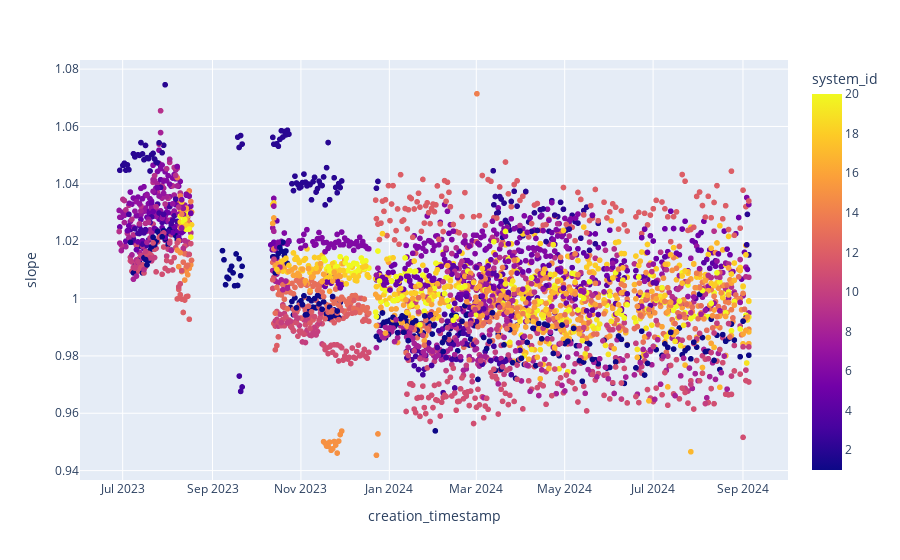
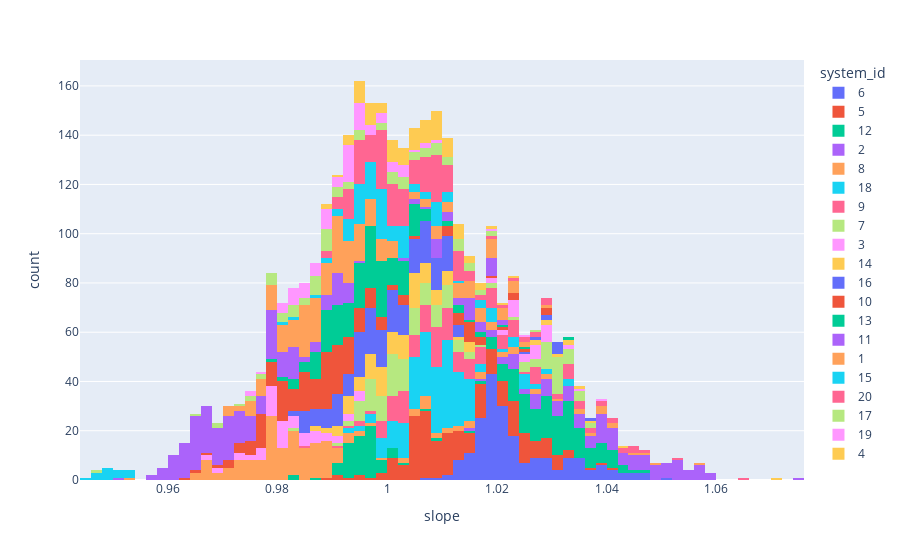
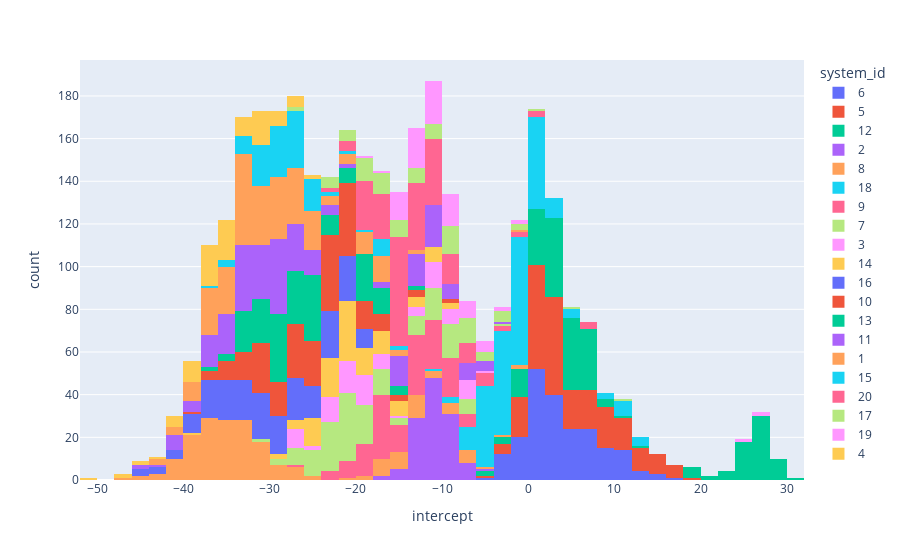

Notebook code cell kept with these figures, in order:
### Code cell
fig = px.scatter(df_slope_intercept.filter((pl.col("slope") > 0.7) & (pl.col("slope") < 1.1)), x="creation_timestamp", y = "slope", color = "system_id")
fig.show()
fig = px.histogram(df_slope_intercept.filter((pl.col("slope") > 0.7) & (pl.col("slope") < 1.1)), x="slope", color = "system_id")
fig.show()
fig = px.histogram(df_slope_intercept.filter((pl.col("intercept") < 100) & (pl.col("intercept") > -100)), x="intercept", color = "system_id")
fig.show()

### Figure 1 — Plotly figure (JSON) as saved in the notebook; plotly's stock layout.template omitted (floating-point values rounded to 4 significant figures; data arrays with more than 128 entries replaced by an {"elided": "..."} marker saying what was removed)
{"data": [{"hovertemplate": "creation_timestamp=%{x}<br>slope=%{y}<br>system_id=%{marker.color}<extra></extra>", "legendgroup": "", "marker": {"color": {"elided": "3410 int values"}, "coloraxis": "coloraxis", "symbol": "circle"}, "mode": "markers", "name": "", "showlegend": false, "type": "scattergl", "x": {"elided": "3410 str values"}, "xaxis": "x", "y": {"elided": "3410 float values"}, "yaxis": "y"}], "layout": {"coloraxis": {"colorbar": {"title": {"text": "system_id"}}, "colorscale": [[0, "#0d0887"], [0.1111, "#46039f"], [0.2222, "#7201a8"], [0.3333, "#9c179e"], [0.4444, "#bd3786"], [0.5556, "#d8576b"], [0.6667, "#ed7953"], [0.7778, "#fb9f3a"], [0.8889, "#fdca26"], [1, "#f0f921"]]}, "legend": {"tracegroupgap": 0}, "margin": {"t": 60}, "xaxis": {"anchor": "y", "domain": [0, 1], "title": {"text": "creation_timestamp"}}, "yaxis": {"anchor": "x", "domain": [0, 1], "title": {"text": "slope"}}}}

### Figure 2 — Plotly figure (JSON) as saved in the notebook; plotly's stock layout.template omitted (floating-point values rounded to 4 significant figures; data arrays with more than 128 entries replaced by an {"elided": "..."} marker saying what was removed)
{"data": [{"alignmentgroup": "True", "bingroup": "x", "hovertemplate": "system_id=6<br>slope=%{x}<br>count=%{y}<extra></extra>", "legendgroup": "6", "marker": {"color": "#636efa", "pattern": {"shape": ""}}, "name": "6", "offsetgroup": "6", "orientation": "v", "showlegend": true, "type": "histogram", "x": {"elided": "210 float values"}, "xaxis": "x", "yaxis": "y"}, {"alignmentgroup": "True", "bingroup": "x", "hovertemplate": "system_id=5<br>slope=%{x}<br>count=%{y}<extra></extra>", "legendgroup": "5", "marker": {"color": "#EF553B", "pattern": {"shape": ""}}, "name": "5", "offsetgroup": "5", "orientation": "v", "showlegend": true, "type": "histogram", "x": {"elided": "217 float values"}, "xaxis": "x", "yaxis": "y"}, {"alignmentgroup": "True", "bingroup": "x", "hovertemplate": "system_id=12<br>slope=%{x}<br>count=%{y}<extra></extra>", "legendgroup": "12", "marker": {"color": "#00cc96", "pattern": {"shape": ""}}, "name": "12", "offsetgroup": "12", "orientation": "v", "showlegend": true, "type": "histogram", "x": {"elided": "220 float values"}, "xaxis": "x", "yaxis": "y"}, {"alignmentgroup": "True", "bingroup": "x", "hovertemplate": "system_id=2<br>slope=%{x}<br>count=%{y}<extra></extra>", "legendgroup": "2", "marker": {"color": "#ab63fa", "pattern": {"shape": ""}}, "name": "2", "offsetgroup": "2", "orientation": "v", "showlegend": true, "type": "histogram", "x": [1.053, 1.054, 1.049, 1.038, 1.04, 1.041, 1.035, 1.026, 1.034, 1.027, 1.024, 1.029, 1.023, 1.056, 1.05, 1.057, 1.053, 1.049, 1.045, 1.051, 1.041, 1.037, 1.042, 1.025, 1.024, 1.027, 1.045, 1.022, 1.029, 1.034, 1.057, 1.047, 1.054, 1.044, 1.04, 1.043, 1.04, 1.03, 1.036, 1.029, 1.032, 1.054, 1.058, 1.057, 1.046, 1.05, 1.056, 1.053, 1.04, 1.042, 1.039, 1.038, 1.021, 1.036, 1.026, 1.021, 1.031, 1.015, 1.075, 1.056, 1.039, 1.04, 1.039, 1.043, 1.041, 1.033, 1.034, 1.032, 1.031, 1.031, 1.029, 1.05, 1.047, 1.046, 1.054, 1.045, 1.053, 1.054, 1.048, 1.048, 1.045, 1.033, 1.034, 1.046, 1.039, 1.042, 1.037, 1.033, 1.024, 1.023, 1.02, 1.024, 1.051, 1.059, 1.056, 1.054, 1.05, 1.047, 1.05, 1.039, 1.034, 1.041, 1.04, 1.041, 1.037, 1.027, 1.037, 1.017, 1.031, 1.03, 1.059, 1.049, 1.049, 1.054, 1.038, 1.04, 1.04, 1.039, 1.03, 1.019, 1.026, 1.019, 1.024, 1.029], "xaxis": "x", "yaxis": "y"}, {"alignmentgroup": "True", "bingroup": "x", "hovertemplate": "system_id=8<br>slope=%{x}<br>count=%{y}<extra></extra>", "legendgroup": "8", "marker": {"color": "#FFA15A", "pattern": {"shape": ""}}, "name": "8", "offsetgroup": "8", "orientation": "v", "showlegend": true, "type": "histogram", "x": {"elided": "203 float values"}, "xaxis": "x", "yaxis": "y"}, {"alignmentgroup": "True", "bingroup": "x", "hovertemplate": "system_id=18<br>slope=%{x}<br>count=%{y}<extra></extra>", "legendgroup": "18", "marker": {"color": "#19d3f3", "pattern": {"shape": ""}}, "name": "18", "offsetgroup": "18", "orientation": "v", "showlegend": true, "type": "histogram", "x": {"elided": "217 float values"}, "xaxis": "x", "yaxis": "y"}, {"alignmentgroup": "True", "bingroup": "x", "hovertemplate": "system_id=9<br>slope=%{x}<br>count=%{y}<extra></extra>", "legendgroup": "9", "marker": {"color": "#FF6692", "pattern": {"shape": ""}}, "name": "9", "offsetgroup": "9", "orientation": "v", "showlegend": true, "type": "histogram", "x": {"elided": "162 float values"}, "xaxis": "x", "yaxis": "y"}, {"alignmentgroup": "True", "bingroup": "x", "hovertemplate": "system_id=7<br>slope=%{x}<br>count=%{y}<extra></extra>", "legendgroup": "7", "marker": {"color": "#B6E880", "pattern": {"shape": ""}}, "name": "7", "offsetgroup": "7", "orientation": "v", "showlegend": true, "type": "histogram", "x": {"elided": "160 float values"}, "xaxis": "x", "yaxis": "y"}, {"alignmentgroup": "True", "bingroup": "x", "hovertemplate": "system_id=3<br>slope=%{x}<br>count=%{y}<extra></extra>", "legendgroup": "3", "marker": {"color": "#FF97FF", "pattern": {"shape": ""}}, "name": "3", "offsetgroup": "3", "orientation": "v", "showlegend": true, "type": "histogram", "x": [1.029, 1.029, 0.9814, 0.9734, 0.9789, 0.9735, 0.9815, 0.9945, 0.9848, 0.9844, 0.9688, 1.027, 1.023, 0.9672, 0.9754, 0.9786, 0.9811, 0.9788, 0.9816, 0.98, 0.9878, 0.9908, 0.9921, 1.033, 1.027, 1.019, 1.021, 0.9692, 0.9787, 0.9857, 0.9909, 0.9945, 0.9806, 0.9788, 1.027, 1.024, 1.019, 0.9845, 0.9883, 0.9804, 0.9786, 0.9872, 0.9788, 1.032, 1.029, 1.023, 1.02, 1.024, 1.023, 1.023, 0.973, 0.9882, 0.9831, 0.9798, 0.9771, 0.992, 0.9842, 0.9905, 1.03, 1.035, 1.028, 1.029, 1.024, 0.9793, 0.9752, 0.9775, 0.9834, 0.9782, 0.984, 0.9865, 0.9819, 0.9818, 1.039, 1.027, 1.024, 0.9676, 0.9802, 0.9829, 0.9819, 0.9772, 0.9942, 0.9875, 0.9794, 0.9839, 1.029, 1.027, 1.026, 1.024, 1.023, 0.9888, 0.9767, 0.9766, 0.9784, 0.9945, 0.9879, 0.9921], "xaxis": "x", "yaxis": "y"}, {"alignmentgroup": "True", "bingroup": "x", "hovertemplate": "system_id=14<br>slope=%{x}<br>count=%{y}<extra></extra>", "legendgroup": "14", "marker": {"color": "#FECB52", "pattern": {"shape": ""}}, "name": "14", "offsetgroup": "14", "orientation": "v", "showlegend": true, "type": "histogram", "x": [1.038, 1.033, 1.007, 0.9906, 1.006, 1.006, 1.002, 0.9998, 1.005, 1.01, 0.9999, 1.003, 0.9979, 1.001, 1.003, 1.007, 0.9893, 0.9997, 0.9935, 0.9961, 0.9864, 1.007, 1.01, 1.006, 1.005, 1.007, 1.002, 1.001, 0.9992, 1.004, 1.031, 1.029, 1.071, 1.01, 1.009, 0.9932, 1.007, 1.007, 0.9972, 0.9936, 1.003, 0.9899, 0.9961, 1.042, 1.026, 1.008, 0.9974, 1.009, 1.015, 1.005, 0.9988, 0.9992, 1.011, 1.036, 0.9903, 0.9918, 1.001, 1.006, 1.004, 1.001, 1.001, 1.001, 1.004, 0.9948, 0.9907, 0.9986, 0.9947, 1.005, 0.9943, 1.005, 0.9987, 1.004, 0.9937, 1.01, 1.002, 1.011, 1.006, 0.9986, 1.0, 1.027, 1.0, 1.007, 0.9867, 0.9997, 0.9935, 0.9952, 0.9957, 1.01, 1.011, 1.005, 0.9963, 0.999, 0.9933, 1.004, 1.004, 1.014, 1.006, 1.034, 1.029, 0.9968, 1.003, 1.016, 0.9948, 0.9967, 1.013, 1.014, 0.9977, 1.005, 0.9976, 0.9937, 1.009, 1.002], "xaxis": "x", "yaxis": "y"}, {"alignmentgroup": "True", "bingroup": "x", "hovertemplate": "system_id=16<br>slope=%{x}<br>count=%{y}<extra></extra>", "legendgroup": "16", "marker": {"color": "#636efa", "pattern": {"shape": ""}}, "name": "16", "offsetgroup": "16", "orientation": "v", "showlegend": true, "type": "histogram", "x": {"elided": "202 float values"}, "xaxis": "x", "yaxis": "y"}, {"alignmentgroup": "True", "bingroup": "x", "hovertemplate": "system_id=10<br>slope=%{x}<br>count=%{y}<extra></extra>", "legendgroup": "10", "marker": {"color": "#EF553B", "pattern": {"shape": ""}}, "name": "10", "offsetgroup": "10", "orientation": "v", "showlegend": true, "type": "histogram", "x": {"elided": "211 float values"}, "xaxis": "x", "yaxis": "y"}, {"alignmentgroup": "True", "bingroup": "x", "hovertemplate": "system_id=13<br>slope=%{x}<br>count=%{y}<extra></extra>", "legendgroup": "13", "marker": {"color": "#00cc96", "pattern": {"shape": ""}}, "name": "13", "offsetgroup": "13", "orientation": "v", "showlegend": true, "type": "histogram", "x": {"elided": "189 float values"}, "xaxis": "x", "yaxis": "y"}, {"alignmentgroup": "True", "bingroup": "x", "hovertemplate": "system_id=11<br>slope=%{x}<br>count=%{y}<extra></extra>", "legendgroup": "11", "marker": {"color": "#ab63fa", "pattern": {"shape": ""}}, "name": "11", "offsetgroup": "11", "orientation": "v", "showlegend": true, "type": "histogram", "x": {"elided": "254 float values"}, "xaxis": "x", "yaxis": "y"}, {"alignmentgroup": "True", "bingroup": "x", "hovertemplate": "system_id=1<br>slope=%{x}<br>count=%{y}<extra></extra>", "legendgroup": "1", "marker": {"color": "#FFA15A", "pattern": {"shape": ""}}, "name": "1", "offsetgroup": "1", "orientation": "v", "showlegend": true, "type": "histogram", "x": {"elided": "241 float values"}, "xaxis": "x", "yaxis": "y"}, {"alignmentgroup": "True", "bingroup": "x", "hovertemplate": "system_id=15<br>slope=%{x}<br>count=%{y}<extra></extra>", "legendgroup": "15", "marker": {"color": "#19d3f3", "pattern": {"shape": ""}}, "name": "15", "offsetgroup": "15", "orientation": "v", "showlegend": true, "type": "histogram", "x": [1.011, 1.012, 0.9501, 0.995, 0.9987, 0.9981, 1.004, 1.01, 1.003, 0.992, 0.9989, 1.004, 0.9966, 1.01, 1.008, 0.9486, 0.95, 0.9526, 0.9972, 0.9946, 0.9955, 0.9919, 1.003, 0.9928, 0.9976, 0.9963, 0.9937, 1.016, 0.999, 0.9976, 0.9994, 0.9976, 0.9985, 0.992, 1.008, 0.9951, 0.9981, 1.004, 1.007, 0.9971, 0.9528, 0.9837, 0.9924, 0.9965, 0.9999, 0.9916, 0.9953, 0.9988, 1.003, 0.9489, 0.9501, 0.995, 0.9982, 0.9994, 0.9817, 0.9961, 0.9884, 1.002, 0.9982, 0.9976, 0.998, 0.9538, 0.9977, 1.007, 1.002, 1.012, 0.9922, 0.9861, 1.003, 0.9945, 0.9956, 0.9949, 1.001, 1.001, 0.9989, 1.003, 1.003, 1.006, 1.011, 0.9485, 0.9496, 0.9995, 0.995, 0.995, 0.9926, 0.9937, 0.9975, 1.009, 0.9987, 1.006, 0.9941, 0.9881, 1.017, 1.01, 1.009, 0.9471, 0.9476, 0.9929, 1.004, 1.002, 0.9974, 1.005, 0.9952, 0.9951, 1.008, 1.002, 0.9983, 1.009, 1.0, 0.9981, 1.009, 1.016, 0.9461, 0.9503, 0.9454, 1.01, 0.9983, 0.994, 0.9935, 0.9973, 0.9954, 1.002, 1.003, 1.001, 0.9968, 0.999], "xaxis": "x", "yaxis": "y"}, {"alignmentgroup": "True", "bingroup": "x", "hovertemplate": "system_id=20<br>slope=%{x}<br>count=%{y}<extra></extra>", "legendgroup": "20", "marker": {"color": "#FF6692", "pattern": {"shape": ""}}, "name": "20", "offsetgroup": "20", "orientation": "v", "showlegend": true, "type": "histogram", "x": {"elided": "187 float values"}, "xaxis": "x", "yaxis": "y"}, {"alignmentgroup": "True", "bingroup": "x", "hovertemplate": "system_id=17<br>slope=%{x}<br>count=%{y}<extra></extra>", "legendgroup": "17", "marker": {"color": "#B6E880", "pattern": {"shape": ""}}, "name": "17", "offsetgroup": "17", "orientation": "v", "showlegend": true, "type": "histogram", "x": [0.9801, 0.99, 0.9902, 1.007, 0.9692, 0.9858, 0.9948, 0.9856, 1.015, 1.003, 1.027, 1.005, 1.012, 0.9892, 1.016, 0.9842, 1.017, 1.005, 0.9999, 0.9897, 0.9987, 1.007, 0.9811, 0.9884, 0.9768, 0.9865, 0.9861, 1.002, 1.019, 1.01, 0.9952, 0.9905, 0.9781, 0.9864, 0.9466, 0.9955, 0.9892, 1.009, 0.9873, 0.989, 1.009, 1.007, 1.014, 0.9796, 0.9794, 0.9889, 1.019, 0.9938, 1.009, 0.9821, 1.003, 0.9988, 0.9829, 0.9959, 0.9795, 1.013, 0.976, 0.9691, 0.987, 0.983, 0.9877, 0.9771, 1.013, 1.018, 0.9817, 1.003, 0.9788, 0.9921, 1.002, 0.9643, 0.98, 0.988, 0.983, 0.9756, 0.9825, 0.9874, 1.012, 0.9903, 1.01, 1.005, 1.002, 0.992, 1.012, 1.002, 1.006, 1.001, 0.9871, 1.01, 1.011, 0.972, 1.0, 1.015, 0.9894, 0.9939, 1.003], "xaxis": "x", "yaxis": "y"}, {"alignmentgroup": "True", "bingroup": "x", "hovertemplate": "system_id=19<br>slope=%{x}<br>count=%{y}<extra></extra>", "legendgroup": "19", "marker": {"color": "#FF97FF", "pattern": {"shape": ""}}, "name": "19", "offsetgroup": "19", "orientation": "v", "showlegend": true, "type": "histogram", "x": [0.9895, 0.9941, 0.9979, 0.9914, 0.993, 0.9953, 0.9929, 0.9822, 1.001, 1.004, 0.9858, 0.9755, 0.9831, 0.9907, 1.0, 0.9745, 0.993, 0.9881, 0.9937, 0.9952, 0.9843, 0.9982, 0.9989, 1.002, 1.001, 1.004, 1.001, 0.9892, 1.002, 0.9775, 0.9818, 0.998, 0.9835, 0.9879, 0.9836, 0.9925, 0.9801, 0.9851, 0.9921, 0.9935, 0.9866, 0.9931, 0.9944, 0.9823, 0.9891, 1.025, 0.9964, 0.9847, 0.9971, 0.9933, 0.9836, 0.9896, 0.9921, 0.994, 0.9807, 0.984, 0.9863, 0.9949, 0.9926, 0.9872, 0.9979, 0.9896, 1.006, 0.9822, 0.989, 0.9907, 0.9935, 1.005, 1.019, 1.004, 0.9957, 1.006, 0.9954, 1.008, 0.9805, 0.988, 0.9884, 0.9853, 0.9932, 0.9942, 0.9921, 0.9999, 0.9911, 0.996, 0.9959, 0.9943], "xaxis": "x", "yaxis": "y"}, {"alignmentgroup": "True", "bingroup": "x", "hovertemplate": "system_id=4<br>slope=%{x}<br>count=%{y}<extra></extra>", "legendgroup": "4", "marker": {"color": "#FECB52", "pattern": {"shape": ""}}, "name": "4", "offsetgroup": "4", "orientation": "v", "showlegend": true, "type": "histogram", "x": [1.005, 0.9988, 0.9967, 1.013, 1.017, 0.9951, 1.009, 1.01, 1.005, 1.005, 0.9919, 1.021, 1.011, 1.001, 1.007, 1.0, 1.007, 0.996, 1.016, 1.012, 1.023, 0.9896, 0.9964, 0.9894, 1.008, 1.01, 0.9939, 1.009, 1.015, 0.9969, 1.003, 1.006, 0.9982, 0.9964, 0.9999, 1.004, 0.9958, 0.997, 0.9923, 1.008, 1.009, 1.001, 1.011, 1.004, 1.008, 1.004, 1.008, 1.009, 0.9976, 1.007, 1.013, 0.9951, 0.9935, 1.0, 1.008, 0.9954, 1.004, 1.0, 1.007, 0.9959, 1.011, 0.9922, 1.019, 1.009, 1.013, 1.011, 1.006, 1.002, 1.003, 1.002, 1.007, 1.015, 1.009, 1.017, 1.0, 1.013, 1.003, 0.9964, 1.012, 1.016, 1.006, 1.011, 0.9944, 1.004, 1.005, 0.9957, 1.009, 0.9983, 0.9968, 1.01, 1.0, 1.001, 0.9975, 1.011, 1.004, 0.9957, 1.008, 1.012], "xaxis": "x", "yaxis": "y"}], "layout": {"barmode": "relative", "legend": {"title": {"text": "system_id"}, "tracegroupgap": 0}, "margin": {"t": 60}, "xaxis": {"anchor": "y", "domain": [0, 1], "title": {"text": "slope"}}, "yaxis": {"anchor": "x", "domain": [0, 1], "title": {"text": "count"}}}}

### Figure 3 — Plotly figure (JSON) as saved in the notebook; plotly's stock layout.template omitted (floating-point values rounded to 4 significant figures; data arrays with more than 128 entries replaced by an {"elided": "..."} marker saying what was removed)
{"data": [{"alignmentgroup": "True", "bingroup": "x", "hovertemplate": "system_id=6<br>intercept=%{x}<br>count=%{y}<extra></extra>", "legendgroup": "6", "marker": {"color": "#636efa", "pattern": {"shape": ""}}, "name": "6", "offsetgroup": "6", "orientation": "v", "showlegend": true, "type": "histogram", "x": {"elided": "210 float values"}, "xaxis": "x", "yaxis": "y"}, {"alignmentgroup": "True", "bingroup": "x", "hovertemplate": "system_id=5<br>intercept=%{x}<br>count=%{y}<extra></extra>", "legendgroup": "5", "marker": {"color": "#EF553B", "pattern": {"shape": ""}}, "name": "5", "offsetgroup": "5", "orientation": "v", "showlegend": true, "type": "histogram", "x": {"elided": "217 float values"}, "xaxis": "x", "yaxis": "y"}, {"alignmentgroup": "True", "bingroup": "x", "hovertemplate": "system_id=12<br>intercept=%{x}<br>count=%{y}<extra></extra>", "legendgroup": "12", "marker": {"color": "#00cc96", "pattern": {"shape": ""}}, "name": "12", "offsetgroup": "12", "orientation": "v", "showlegend": true, "type": "histogram", "x": {"elided": "220 float values"}, "xaxis": "x", "yaxis": "y"}, {"alignmentgroup": "True", "bingroup": "x", "hovertemplate": "system_id=2<br>intercept=%{x}<br>count=%{y}<extra></extra>", "legendgroup": "2", "marker": {"color": "#ab63fa", "pattern": {"shape": ""}}, "name": "2", "offsetgroup": "2", "orientation": "v", "showlegend": true, "type": "histogram", "x": [-10.22, -11.3, -10.27, -11.77, -12.82, -13.82, -11.96, -10.03, -13.26, -10.8, -9.623, -11.56, -9.928, -10.46, -9.131, -12.45, -10.88, -9.566, -8.986, -11.32, -11.68, -10.76, -14.3, -8.076, -7.706, -9.721, -16.96, -7.935, -11.58, -14.29, -11.2, -8.137, -11.2, -8.689, -10.82, -13.05, -13.2, -9.811, -12.36, -11.6, -13.37, -8.582, -11.39, -12.02, -8.305, -10.16, -12.66, -11.99, -11.83, -12.74, -11.89, -12.71, -6.124, -12.24, -8.506, -8.754, -12.76, -9.501, -17.78, -10.83, -10.13, -10.8, -11.26, -12.88, -12.98, -11.08, -11.94, -11.81, -11.85, -12.13, -15.33, -8.509, -7.807, -8.198, -11.72, -8.327, -11.39, -12.16, -10.75, -10.73, -9.792, -5.541, -9.023, -13.76, -11.16, -14.49, -13.14, -11.84, -7.908, -8.725, -7.83, -10.24, -8.049, -11.39, -10.71, -10.12, -9.239, -9.928, -11.18, -10.79, -9.285, -12.51, -12.19, -12.77, -11.59, -9.613, -14.82, -6.514, -12.88, -12.8, -12.47, -9.593, -9.851, -11.79, -8.874, -11.69, -12.01, -13.22, -10.45, -8.59, -10.47, -7.814, -9.713, -12.23], "xaxis": "x", "yaxis": "y"}, {"alignmentgroup": "True", "bingroup": "x", "hovertemplate": "system_id=8<br>intercept=%{x}<br>count=%{y}<extra></extra>", "legendgroup": "8", "marker": {"color": "#FFA15A", "pattern": {"shape": ""}}, "name": "8", "offsetgroup": "8", "orientation": "v", "showlegend": true, "type": "histogram", "x": {"elided": "203 float values"}, "xaxis": "x", "yaxis": "y"}, {"alignmentgroup": "True", "bingroup": "x", "hovertemplate": "system_id=18<br>intercept=%{x}<br>count=%{y}<extra></extra>", "legendgroup": "18", "marker": {"color": "#19d3f3", "pattern": {"shape": ""}}, "name": "18", "offsetgroup": "18", "orientation": "v", "showlegend": true, "type": "histogram", "x": {"elided": "217 float values"}, "xaxis": "x", "yaxis": "y"}, {"alignmentgroup": "True", "bingroup": "x", "hovertemplate": "system_id=9<br>intercept=%{x}<br>count=%{y}<extra></extra>", "legendgroup": "9", "marker": {"color": "#FF6692", "pattern": {"shape": ""}}, "name": "9", "offsetgroup": "9", "orientation": "v", "showlegend": true, "type": "histogram", "x": {"elided": "162 float values"}, "xaxis": "x", "yaxis": "y"}, {"alignmentgroup": "True", "bingroup": "x", "hovertemplate": "system_id=7<br>intercept=%{x}<br>count=%{y}<extra></extra>", "legendgroup": "7", "marker": {"color": "#B6E880", "pattern": {"shape": ""}}, "name": "7", "offsetgroup": "7", "orientation": "v", "showlegend": true, "type": "histogram", "x": {"elided": "160 float values"}, "xaxis": "x", "yaxis": "y"}, {"alignmentgroup": "True", "bingroup": "x", "hovertemplate": "system_id=3<br>intercept=%{x}<br>count=%{y}<extra></extra>", "legendgroup": "3", "marker": {"color": "#FF97FF", "pattern": {"shape": ""}}, "name": "3", "offsetgroup": "3", "orientation": "v", "showlegend": true, "type": "histogram", "x": [-6.91, -7.704, -15.81, -17.36, -20.01, -16.75, -21.83, -27.65, -22.73, -22.56, -16.31, -6.682, -6.594, -11.93, -16.79, -18.83, -19.94, -19.96, -20.28, -20.81, -23.42, -26.42, -27.03, -10.13, -9.382, -7.872, -9.553, 26.48, -13.92, -18.35, -23.49, -26.05, -20.22, -19.57, -6.408, -6.734, -10.47, -20.81, -23.69, -19.71, -20.1, -22.95, -20.18, -9.509, -8.432, -7.03, -7.649, -9.871, -10.57, -11.56, 25.82, -19.56, -20.01, -19.29, -19.4, -26.31, -23.15, -26.21, -5.42, -11.24, -10.32, -12.17, -13.34, -16.31, -16.31, -19.05, -21.81, -19.65, -22.41, -23.83, -21.92, -22.87, -9.316, -10.63, -10.52, 27.06, -18.74, -20.32, -20.02, -19.0, -26.12, -24.43, -20.18, -22.43, -8.313, -10.62, -11.14, -10.42, -12.08, -22.72, -17.93, -18.02, -20.09, -26.12, -25.13, -27.11], "xaxis": "x", "yaxis": "y"}, {"alignmentgroup": "True", "bingroup": "x", "hovertemplate": "system_id=14<br>intercept=%{x}<br>count=%{y}<extra></extra>", "legendgroup": "14", "marker": {"color": "#FECB52", "pattern": {"shape": ""}}, "name": "14", "offsetgroup": "14", "orientation": "v", "showlegend": true, "type": "histogram", "x": [-12.91, -11.2, -20.74, -14.07, -20.87, -21.1, -20.5, -19.5, -22.05, -24.24, -20.45, -21.93, -21.16, -23.32, -24.39, -27.12, -19.63, -15.96, -15.69, -16.79, -12.8, -21.98, -22.96, -21.5, -21.33, -22.32, -20.7, -21.88, -21.41, -24.61, -10.06, -10.77, -39.85, -22.35, -21.93, -15.39, -21.57, -21.64, -17.58, -16.21, -20.42, -18.19, -22.33, -10.34, -8.592, -22.41, -18.08, -23.12, -26.51, -25.31, -23.02, -23.95, -29.69, -9.674, -13.24, -13.98, -18.89, -21.38, -20.93, -20.17, -20.03, -20.95, -23.5, -15.77, -14.33, -17.97, -16.41, -20.85, -16.41, -21.14, -18.45, -21.07, -17.15, -24.38, -22.44, -26.27, -25.39, -22.51, -24.23, -8.972, -11.08, -20.79, -12.14, -18.03, -15.78, -16.73, -17.21, -23.66, -24.27, -22.84, -19.2, -20.52, -18.55, -23.36, -23.69, -28.29, -25.13, -11.84, -10.45, -16.97, -19.78, -25.97, -17.18, -18.1, -25.29, -25.75, -18.88, -23.33, -20.23, -18.72, -26.45, -25.11], "xaxis": "x", "yaxis": "y"}, {"alignmentgroup": "True", "bingroup": "x", "hovertemplate": "system_id=16<br>intercept=%{x}<br>count=%{y}<extra></extra>", "legendgroup": "16", "marker": {"color": "#636efa", "pattern": {"shape": ""}}, "name": "16", "offsetgroup": "16", "orientation": "v", "showlegend": true, "type": "histogram", "x": {"elided": "202 float values"}, "xaxis": "x", "yaxis": "y"}, {"alignmentgroup": "True", "bingroup": "x", "hovertemplate": "system_id=10<br>intercept=%{x}<br>count=%{y}<extra></extra>", "legendgroup": "10", "marker": {"color": "#EF553B", "pattern": {"shape": ""}}, "name": "10", "offsetgroup": "10", "orientation": "v", "showlegend": true, "type": "histogram", "x": {"elided": "211 float values"}, "xaxis": "x", "yaxis": "y"}, {"alignmentgroup": "True", "bingroup": "x", "hovertemplate": "system_id=13<br>intercept=%{x}<br>count=%{y}<extra></extra>", "legendgroup": "13", "marker": {"color": "#00cc96", "pattern": {"shape": ""}}, "name": "13", "offsetgroup": "13", "orientation": "v", "showlegend": true, "type": "histogram", "x": {"elided": "189 float values"}, "xaxis": "x", "yaxis": "y"}, {"alignmentgroup": "True", "bingroup": "x", "hovertemplate": "system_id=11<br>intercept=%{x}<br>count=%{y}<extra></extra>", "legendgroup": "11", "marker": {"color": "#ab63fa", "pattern": {"shape": ""}}, "name": "11", "offsetgroup": "11", "orientation": "v", "showlegend": true, "type": "histogram", "x": {"elided": "254 float values"}, "xaxis": "x", "yaxis": "y"}, {"alignmentgroup": "True", "bingroup": "x", "hovertemplate": "system_id=1<br>intercept=%{x}<br>count=%{y}<extra></extra>", "legendgroup": "1", "marker": {"color": "#FFA15A", "pattern": {"shape": ""}}, "name": "1", "offsetgroup": "1", "orientation": "v", "showlegend": true, "type": "histogram", "x": {"elided": "241 float values"}, "xaxis": "x", "yaxis": "y"}, {"alignmentgroup": "True", "bingroup": "x", "hovertemplate": "system_id=15<br>intercept=%{x}<br>count=%{y}<extra></extra>", "legendgroup": "15", "marker": {"color": "#19d3f3", "pattern": {"shape": ""}}, "name": "15", "offsetgroup": "15", "orientation": "v", "showlegend": true, "type": "histogram", "x": [-15.4, -16.14, 9.375, -24.97, -26.86, -26.73, -29.19, -33.14, -30.93, -26.05, -29.21, -31.87, -29.46, -16.13, -16.4, 11.27, 10.4, 8.802, -25.15, -25.34, -25.75, -24.65, -29.37, -25.46, -27.98, -27.77, -27.29, -37.24, -29.75, -29.28, -30.13, -29.49, -29.94, -27.62, -35.08, -24.7, -26.6, -29.16, -30.51, -26.67, 5.809, -21.85, -25.64, -27.95, -29.45, -26.06, -28.69, -30.42, -32.44, 12.33, 10.85, -24.49, -26.17, -27.02, -19.63, -27.54, -24.01, -30.82, -29.29, -29.92, -31.53, 9.13, -25.66, -30.72, -29.07, -33.61, -25.37, -22.81, -30.48, -26.86, -28.26, -28.3, -31.14, -31.33, -30.27, -32.31, -32.74, -15.3, -17.42, 11.9, 11.41, -27.06, -25.94, -26.04, -25.38, -25.93, -27.83, -33.15, -28.47, -31.65, -28.24, -26.33, -17.27, -17.48, -17.64, 12.43, 11.3, -23.68, -28.97, -28.19, -26.33, -29.58, -26.64, -27.22, -32.99, -30.68, -29.12, -34.37, -30.71, -30.3, -35.41, -17.04, 12.82, 10.33, 12.41, -32.4, -27.51, -26.03, -26.19, -27.81, -26.98, -29.9, -31.2, -31.39, -29.71, -31.17], "xaxis": "x", "yaxis": "y"}, {"alignmentgroup": "True", "bingroup": "x", "hovertemplate": "system_id=20<br>intercept=%{x}<br>count=%{y}<extra></extra>", "legendgroup": "20", "marker": {"color": "#FF6692", "pattern": {"shape": ""}}, "name": "20", "offsetgroup": "20", "orientation": "v", "showlegend": true, "type": "histogram", "x": {"elided": "187 float values"}, "xaxis": "x", "yaxis": "y"}, {"alignmentgroup": "True", "bingroup": "x", "hovertemplate": "system_id=17<br>intercept=%{x}<br>count=%{y}<extra></extra>", "legendgroup": "17", "marker": {"color": "#B6E880", "pattern": {"shape": ""}}, "name": "17", "offsetgroup": "17", "orientation": "v", "showlegend": true, "type": "histogram", "x": [-1.356, -8.987, -10.04, -17.2, -1.305, -8.467, -12.32, -8.615, -20.93, -17.1, -27.34, -18.7, -22.35, -14.84, -18.24, -5.639, -21.15, -16.07, -14.0, -9.945, -13.95, -17.46, -9.07, -7.339, -2.881, -8.041, -7.96, -15.04, -22.66, -19.33, -14.22, -12.46, -9.871, -6.462, 10.18, -10.99, -8.839, -18.06, -8.996, -10.02, -18.55, -18.32, -21.74, -7.738, -4.358, -8.932, -21.71, -11.63, -18.64, -7.231, -16.32, -15.11, -8.922, -14.76, -0.4952, -16.54, -2.079, 0.09309, -7.64, -6.277, -8.316, -4.009, -20.4, -22.48, -7.558, -16.74, -6.594, -13.14, -18.27, 4.744, -3.426, -6.962, -5.609, -2.531, -6.114, -8.65, -19.58, -10.68, -19.21, -17.24, -16.1, -12.4, -22.05, -10.95, -14.32, -12.26, -6.757, -17.27, -19.11, -3.099, -15.17, -22.09, -11.31, -14.83, -26.58], "xaxis": "x", "yaxis": "y"}, {"alignmentgroup": "True", "bingroup": "x", "hovertemplate": "system_id=19<br>intercept=%{x}<br>count=%{y}<extra></extra>", "legendgroup": "19", "marker": {"color": "#FF97FF", "pattern": {"shape": ""}}, "name": "19", "offsetgroup": "19", "orientation": "v", "showlegend": true, "type": "histogram", "x": [-9.232, -11.36, -13.36, -11.54, -12.22, -13.59, -13.34, -8.91, -10.8, -12.94, -6.005, -2.673, -7.164, -10.49, -14.51, -4.217, -12.46, -10.56, -15.09, -8.997, -4.941, -11.8, -12.19, -13.78, -13.81, -15.52, -14.36, -9.55, -15.16, -5.059, -7.055, -14.52, -8.752, -10.69, -9.879, -15.85, -4.422, -8.036, -11.39, -12.46, -9.728, -12.51, -13.21, -8.498, -11.46, -6.187, -6.553, -3.152, -10.52, -11.62, -7.899, -11.11, -12.24, -13.09, -7.771, -0.1251, -7.08, -11.72, -11.38, -9.34, -14.41, -11.14, -18.24, -8.473, -11.38, -13.01, -14.27, -0.7232, -15.5, -12.02, -8.928, -13.73, -9.622, -16.26, -5.836, -9.964, -10.37, -9.204, -12.96, -11.09, -10.27, -14.4, -10.74, -13.17, -14.61, -14.5], "xaxis": "x", "yaxis": "y"}, {"alignmentgroup": "True", "bingroup": "x", "hovertemplate": "system_id=4<br>intercept=%{x}<br>count=%{y}<extra></extra>", "legendgroup": "4", "marker": {"color": "#FECB52", "pattern": {"shape": ""}}, "name": "4", "offsetgroup": "4", "orientation": "v", "showlegend": true, "type": "histogram", "x": [-31.32, -31.35, -30.71, -38.34, -40.09, -30.89, -37.53, -38.0, -35.75, -36.58, -26.1, -38.75, -35.32, -31.97, -35.07, -32.69, -36.95, -32.47, -41.81, -43.82, -50.9, -24.03, -27.63, -24.63, -33.04, -35.32, -29.05, -35.68, -38.7, -30.8, -33.55, -37.01, -34.58, -38.66, -29.59, -31.75, -28.78, -30.04, -28.19, -35.3, -36.03, -32.84, -37.42, -34.47, -36.55, -34.99, -37.26, -37.86, -33.64, -37.89, -40.67, -26.61, -27.18, -31.79, -35.03, -30.42, -34.29, -32.51, -36.43, -32.27, -45.31, -27.64, -40.79, -36.48, -38.47, -37.74, -36.27, -34.61, -35.18, -34.66, -37.06, -40.68, -39.63, -45.53, -39.58, -46.36, -29.72, -28.6, -35.57, -38.53, -34.28, -37.14, -29.71, -34.03, -34.89, -30.89, -36.64, -32.31, -31.75, -38.26, -30.71, -31.27, -31.06, -36.83, -34.22, -31.56, -37.15, -46.48], "xaxis": "x", "yaxis": "y"}], "layout": {"barmode": "relative", "legend": {"title": {"text": "system_id"}, "tracegroupgap": 0}, "margin": {"t": 60}, "xaxis": {"anchor": "y", "domain": [0, 1], "title": {"text": "intercept"}}, "yaxis": {"anchor": "x", "domain": [0, 1], "title": {"text": "count"}}}}
